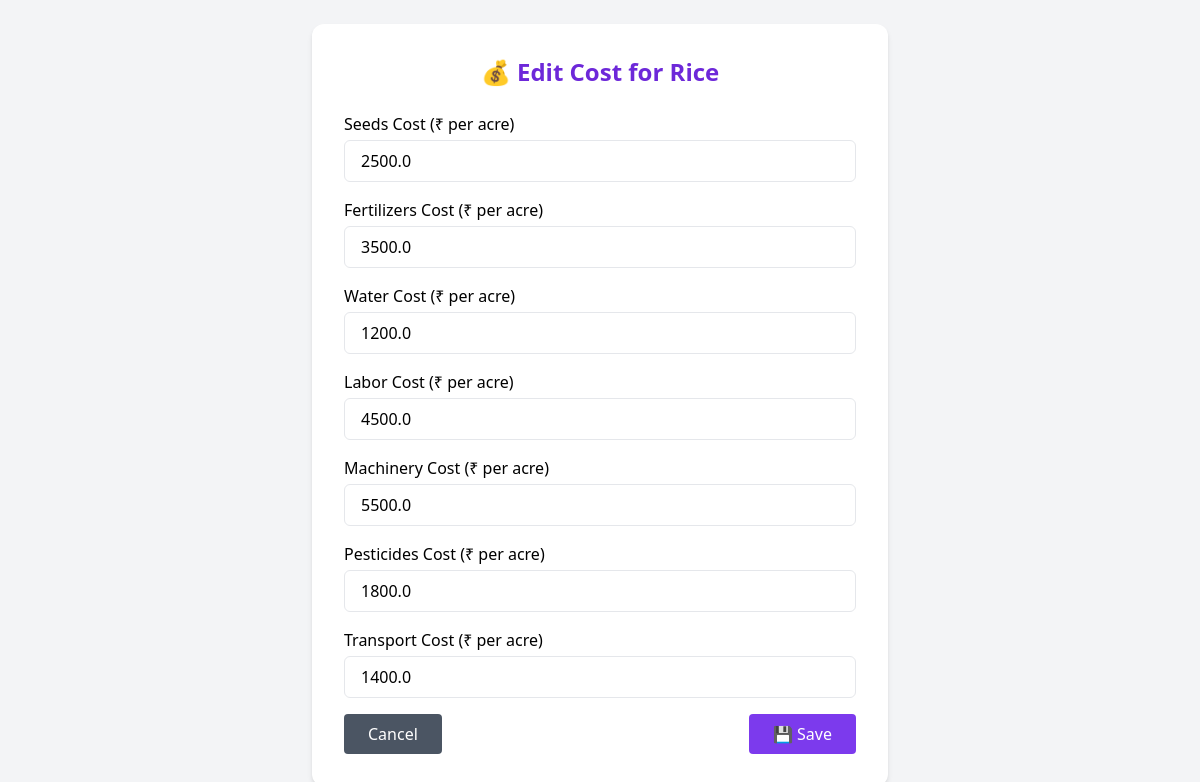
/edit-cost/Rice (signed in), run on the app's committed database.
### tables this page shows
CREATE TABLE crop_costs (
    crop_name TEXT PRIMARY KEY,
    seeds_cost REAL,
    fertilizers_cost REAL,
    water_cost REAL,
    labor_cost REAL,
    machinery_cost REAL,
    pesticides_cost REAL,
    transport_cost REAL
, market_price REAL);

### app.py (the view, shortened to what this page needs)
@app.route('/edit-cost/<name>', methods=['GET', 'POST'])
def edit_cost(name):
    if 'admin' not in session:
        return redirect('/admin-login')
    conn = sqlite3.connect("crop_info.db")
    cursor = conn.cursor()
    cursor.execute("SELECT * FROM crop_costs WHERE crop_name = ?", (name,))
    cost = cursor.fetchone()
    conn.close()
    if cost:
        return render_template('edit_cost.html', cost=cost)
    else:
        return "❌ Cost data not found for this crop", 404

### templates/edit_cost.html (shortened to what this page needs)
<!DOCTYPE html>
<html lang="en">
<head>
  <link href="https://cdn.jsdelivr.net/npm/tailwindcss@2.2.19/dist/tailwind.min.css" rel="stylesheet">
</head>
<body class="bg-gray-100 min-h-screen flex items-center justify-center p-6">
  <div class="bg-white p-8 rounded-xl shadow-md max-w-xl w-full">
    <h2 class="text-2xl font-bold text-purple-700 mb-6 text-center">💰 Edit Cost for {{ cost[0] }}</h2>
    <form action="" method="POST" class="space-y-4">
      {% set labels = ['Seeds', 'Fertilizers', 'Water', 'Labor', 'Machinery', 'Pesticides', 'Transport'] %}
      {% for i in range(1, 8) %}
      <div>
        <label class="block mb-1">{{ labels[i-1] }} Cost (₹ per acre)</label>
        <input type="number" step="0.01" name="{{ labels[i-1]|lower }}_cost"
               value="{{ cost[i] }}" required class="w-full px-4 py-2 border rounded-md">
      </div>
      {% endfor %}
      <div class="flex justify-between mt-6">
        <a href="/admin-costs" class="bg-gray-600 text-white px-6 py-2 rounded hover:bg-gray-700">Cancel</a>
        <button type="submit" class="bg-purple-600 text-white px-6 py-2 rounded hover:bg-purple-700">💾 Save</button>
      </div>
    </form>
  </div>
</body>
</html>

### data on the page
crop_costs: crop_name "Rice", seeds_cost "2500.0" "3500.0" "1200.0" "4500.0" "5500.0" "1800.0" "1400.0"

### other printed values
{{ labels[i-1] }} "Seeds" "Fertilizers" "Water" "Labor" "Machinery" "Pesticides" "Transport"
